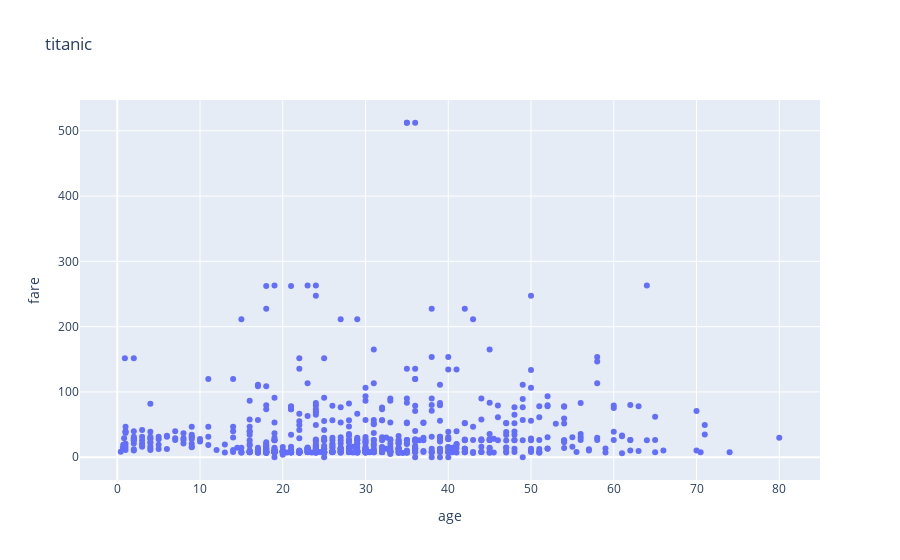

The notebook cell this image was saved under:
### Code cell
import plotly.express as px


fig = px.scatter(df1, x="age", y="fare", 
                title="titanic")
fig.show()

### Figure 1 — Plotly figure (JSON) as saved in the notebook; plotly's stock layout.template omitted (floating-point values rounded to 4 significant figures; data arrays with more than 128 entries replaced by an {"elided": "..."} marker saying what was removed)
{"data": [{"hovertemplate": "age=%{x}<br>fare=%{y}<extra></extra>", "legendgroup": "", "marker": {"color": "#636efa", "symbol": "circle"}, "mode": "markers", "name": "", "orientation": "v", "showlegend": false, "type": "scatter", "x": {"elided": "891 float values"}, "xaxis": "x", "y": {"elided": "891 float values"}, "yaxis": "y"}], "layout": {"legend": {"tracegroupgap": 0}, "title": {"text": "titanic"}, "xaxis": {"anchor": "y", "domain": [0, 1], "title": {"text": "age"}}, "yaxis": {"anchor": "x", "domain": [0, 1], "title": {"text": "fare"}}}}
